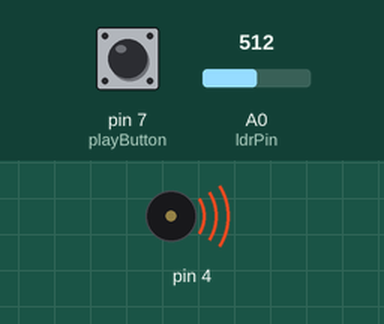
Bench run of a sketch on a simulated Arduino Uno, built with avr-gcc and run on an emulated ATmega328P. On the bench: buzzer (waves = sounding). The inputs (shaded band) are chosen by the test bench; at power-on: A0 (ldrPin) = 512, pin 7 (playButton) LOW. What the sketch prints to the serial monitor is not drawn.

Above: at 1.2 s.
1.3 s: A0 (ldrPin) set to 0
At 1.7 s:
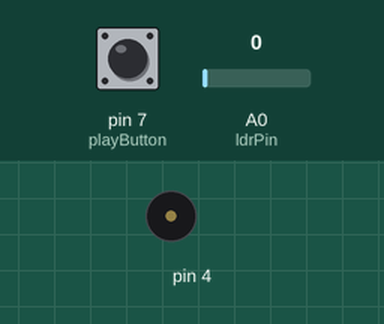
2.8 s: A0 (ldrPin) set to 122
At 3.9 s:
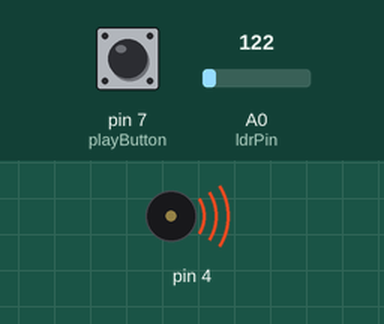
Timing chart, 0 to 5.8 s (numbered marks = the images above; inputs shaded):
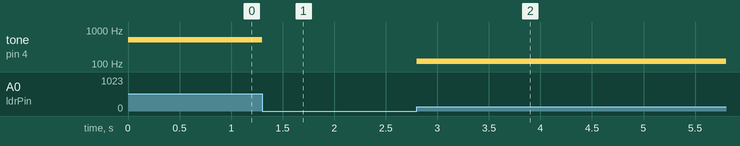

Measured:
- after the input at 1.3 s, tone on pin 4: 512 Hz → silent at once
- after the input at 2.8 s, tone on pin 4: silent → 122 Hz at once

The sketch:

sketch_nov14a.ino
```cpp
int ldrPin = A0;
int playButton = 7;

bool multiplyFrequency = false;
int prevButtonState = LOW;

void setup() {
  Serial.begin(9600);
  pinMode(ldrPin, INPUT);
  pinMode(playButton, INPUT);
}

void loop() {
  changeState();
  Serial.println(multiplyFrequency);
  //  int ultSonData = getUltraSonicData();
  int ldrData = getLDRData();
  //  int transformed = transformData(related);
  if (multiplyFrequency) {
    tone(4, ldrData * 1.5);
  } else {
    tone(4, ldrData);
  }

}

float getLDRData() {
  return floor(analogRead(ldrPin));
}

float changeState() {
  //  Serial.println(digitalRead(playButton));
  if (prevButtonState == LOW && digitalRead(playButton) == HIGH) {
    multiplyFrequency = !multiplyFrequency;
  }
  prevButtonState = digitalRead(playButton);
}
```
